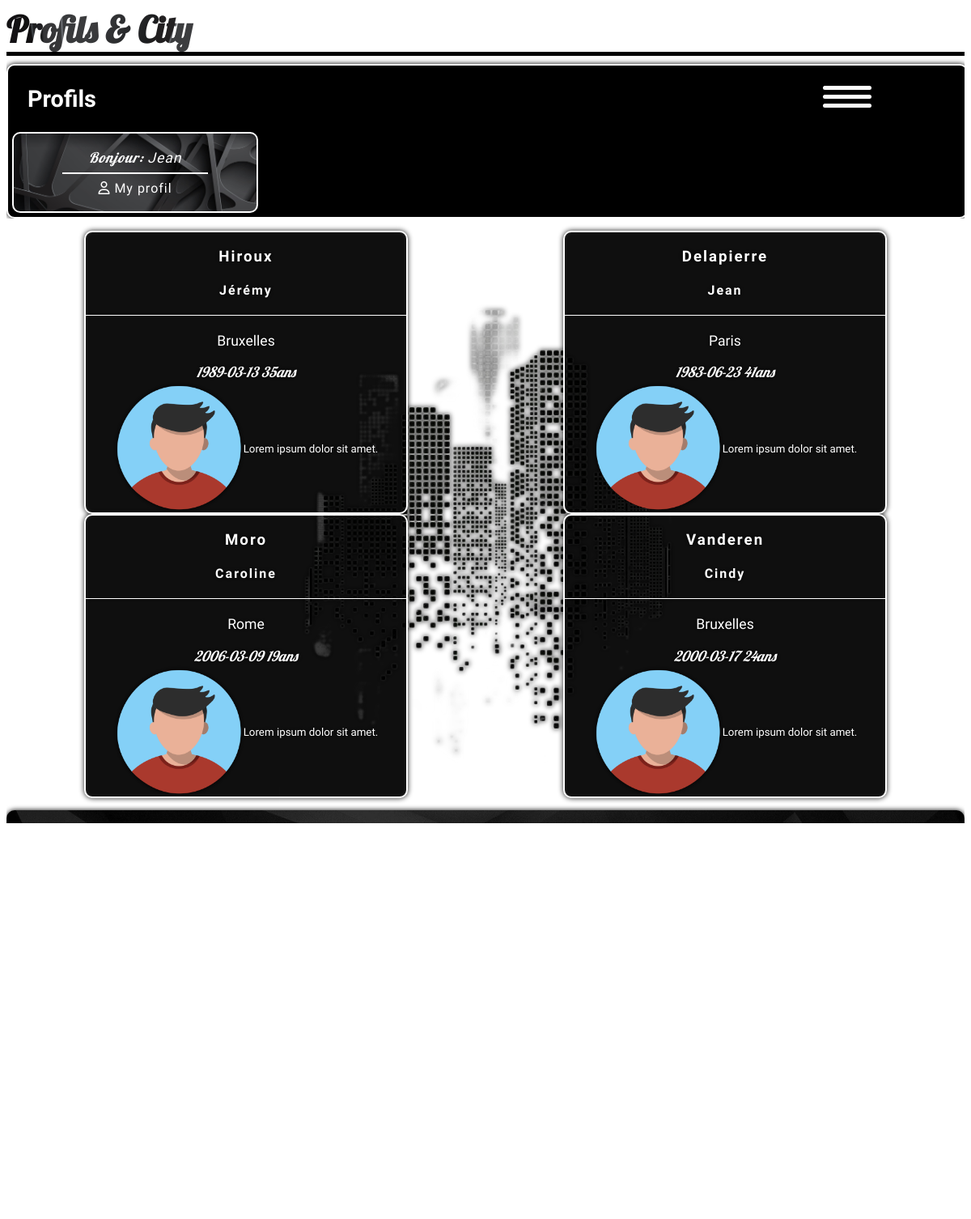
Screenshot of /profils.php (signed in) with the database file from the repository.
### tables this page shows
CREATE TABLE IF NOT EXISTS `users` (
  `user_id` int NOT NULL AUTO_INCREMENT,
  `user_first_name` varchar(255) NOT NULL,
  `user_last_name` varchar(255) NOT NULL,
  `user_mail` varchar(255) NOT NULL,
  `user_pass` varchar(255) NOT NULL,
  `date_of_birth` date NOT NULL,
  `user_city` varchar(255) NOT NULL,
  PRIMARY KEY (`user_id`),
  UNIQUE KEY `user_mail` (`user_mail`),
  KEY `FK_user_city` (`user_city`)
);

### backend/sqlRequests/recupProfils.php (called while the page is built)
<?php
try {
    $req_view_profils = $bdd->prepare("SELECT * FROM users");
    $req_view_profils->execute();
} catch (PDOException $e) {
    die("select users ERROR" . $e->getMessage());
}

### profils.php (the view, shortened to what this page needs)
<?php
require("backend/connexionDB.php");
require("backend/sqlRequests/recupProfils.php");
?>
<!DOCTYPE html>
<html lang="fr">
<head>
    <?php
    require("include/head.php");
    ?>
</head>
<body>
    <header>
        <?php
        require("include/header.php");
        ?>
    </header>
    <main>
        <section class="global__content">
            <?php
            foreach ($req_view_profils as $profilInfo) {
                $date = new DateTime();
                $date_naiss2 = new DateTime($profilInfo["date_of_birth"]);
                $age2 = $date_naiss2->diff($date)->y;
            ?>
                <article class="profil__card--main">
                    <hgroup class="profil__title--container">
                        <h3><?= $profilInfo["user_first_name"] ?></h3>
                        <h4><?= $profilInfo["user_last_name"] ?></h4>
                    </hgroup>
                    <div class="profil__subcontainer">
                        <blockquote class="profil__subtitle--container">
                            <p><?= $profilInfo["user_city"] ?></p>
                            <cite><?= $profilInfo["date_of_birth"] ?></cite>
                            <cite><?= $age2 ?>ans</cite>
                        </blockquote>
                        <figure class="profil__fig">
                            <img src="../assets/image/avatar.png" alt="myAvatar">
                            <figcaption><small>Lorem ipsum dolor sit amet.</small></figcaption>
                        </figure>
                    </div>
                </article>
            <?php
            }
            ?>
        </section>
        <?php
        require("include/bottomPapper.php");
        ?>
    </main>
    <footer>
        <?php
        require("include/footer.php");
        ?>
    </footer>
</body>
</html>

### assets/css/style.css (style rules this page uses)
html, *::before, *::after { margin: 0; padding: 0; box-sizing: border-box; overflow-x: hidden; }

### assets/css/variables.css (style rules this page uses)
:root { --font-size-ftszSmall: 1.1rem; --font-size-ftszMedium: 1.8rem; --font-size-ftszBig: 2.8rem; --font-family-ftfmlOne: "Lobster", serif; --font-family-ftfmlTwo: "Prompt", serif; --text-shadow-txtShdw: 0px 0px 5px #000; --text-shadow-txtShdw2: 0px 0px 5px #fff; }

### assets/css/header.css (style rules this page uses)
header, .header__nav, .nav__list, .nav__list--items { height: auto; width: 100%; }
header { overflow: hidden; }
cite { font-size: var(--font-size-ftszSmall); font-family: var(--font-family-ftfmlOne); }

### assets/css/main.css (style rules this page uses)
main { overflow: hidden; }
.global__content { padding-top: 15px; padding-bottom: 15px; display: flex; flex-flow: column wrap; align-items: center; justify-content: center; min-height: 50vh; width: 100%; background: url("../image/citybuilding.png") no-repeat 50% 50%; background-size: contain; filter: drop-shadow(0px 0px 3px #000); }

### assets/css/footer.css (style rules this page uses)
footer { margin-top: 10px; position: relative; bottom: 0; min-height: 10vh; width: 100%; background-color: #000; border-radius: 10px; border: 2px solid #fff; box-shadow: 0px 0px 5px #000; }

### assets/css/profilCard.css (style rules this page uses)
.profil__card--main { max-height: 50vh; max-width: 100%; display: flex; flex-flow: column nowrap; align-items: center; justify-content: center; border: 2px solid #fff; border-radius: 10px; overflow: hidden; font-family: var(--font-family-ftfmlTwo); background-color: rgba(0, 0, 0, 0.755); }
.profil__title--container { text-align: center; height: auto; min-width: 50vw; max-width: 70vw; border-bottom: 1px solid #fff; color: #fff; letter-spacing: 2px; }
.profil__subcontainer { height: auto; width: 100%; display: flex; flex-flow: row nowrap; align-items: center; justify-content: space-evenly; color: #fff; }
.profil__subtitle--container { padding: 3px; height: auto; min-width: 30vw; max-width: 50vw; font-size: var(--font-size-ftszSmall); text-align: center; }
.profil__fig { margin: 0; padding: 3px; height: auto; min-width: 35vw; max-width: 50vw; }
.profil__fig > img { max-height: 20vh; max-width: 20vw; }

### assets/css/desktop/laptop.css (style rules this page uses)
@media (min-width: 768px) and (max-width: 1440px) { .global__content { flex-flow: row wrap; align-items: center; justify-content: space-around; } }
@media (min-width: 768px) and (max-width: 1440px) { .profil__card--main { width: 33vw; flex-flow: column nowrap; align-items: center; justify-content: center; } }
@media (min-width: 768px) and (max-width: 1440px) { .profil__subcontainer { margin: 0; width: 25vw; flex-flow: column nowrap; align-items: center; justify-content: flex-start; } }
@media (min-width: 768px) and (max-width: 1440px) { .profil__subtitle--container { margin: 0; } }
@media (min-width: 768px) and (max-width: 1440px) { .profil__fig { display: flex; flex-flow: row nowrap; align-items: center; justify-content: center; margin: 0; padding: 0; height: auto; width: 100%; } }

### rows the page displays
users: user_first_name "Hiroux", user_last_name "Jérémy", user_city "Bruxelles", date_of_birth "1989-03-13"
users: user_first_name "Delapierre", user_last_name "Jean", user_city "Paris", date_of_birth "1983-06-23"
users: user_first_name "Moro", user_last_name "Caroline", user_city "Rome", date_of_birth "2006-03-09"
users: user_first_name "Vanderen", user_last_name "Cindy", user_city "Bruxelles", date_of_birth "2000-03-17"

### other values shown
$sub_title "Profils"
$_SESSION["data"]["USR_pseudo"] "Jean"
